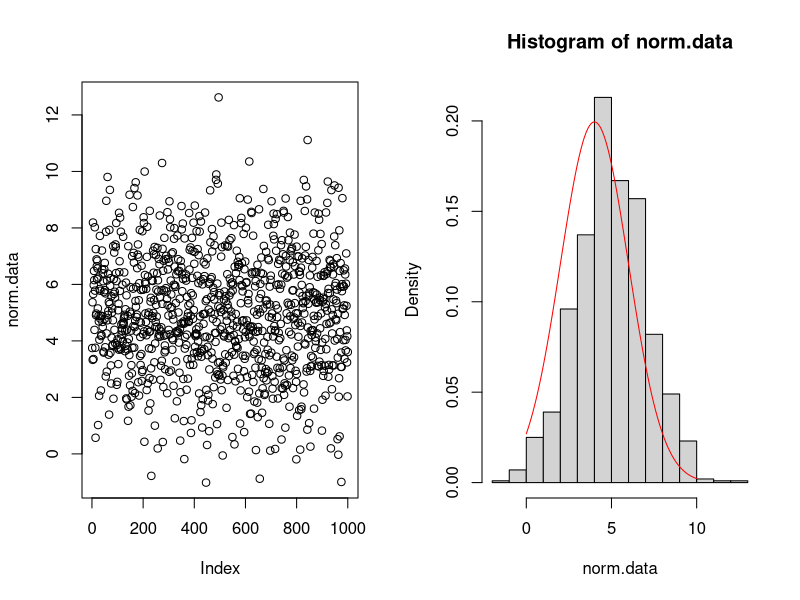
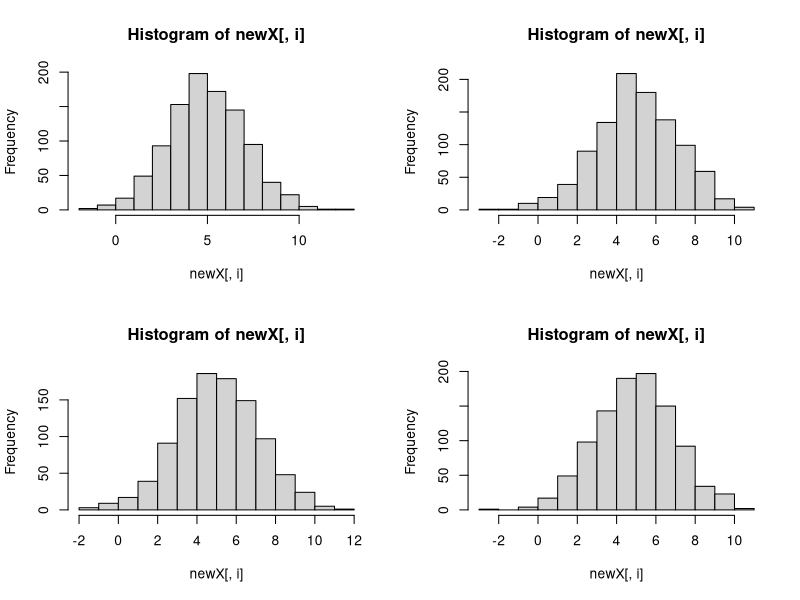
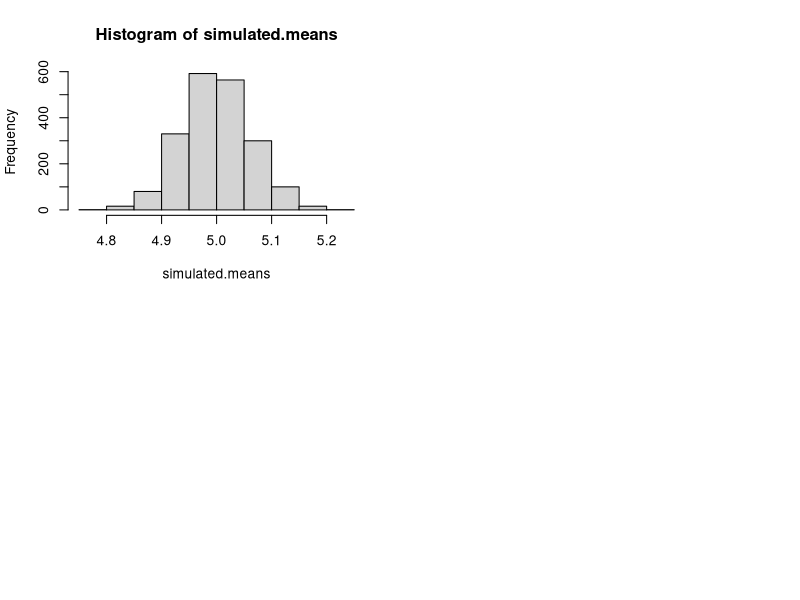
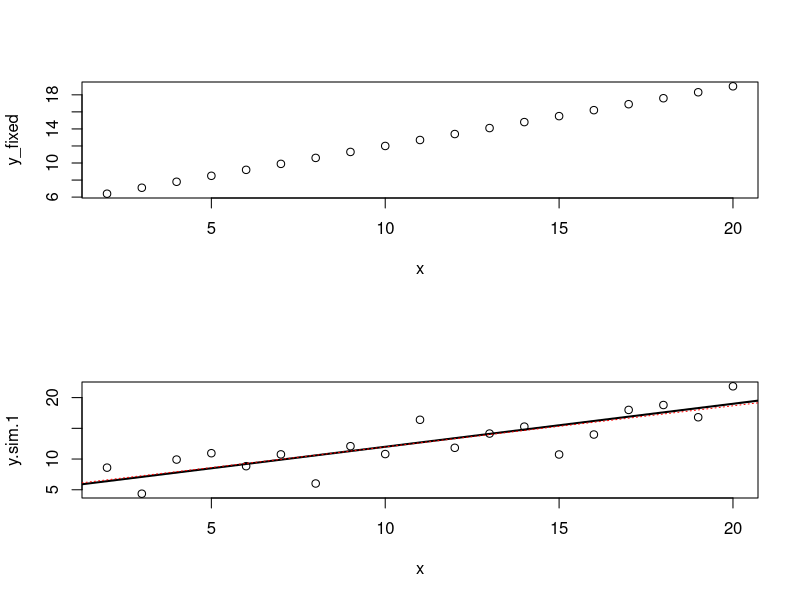
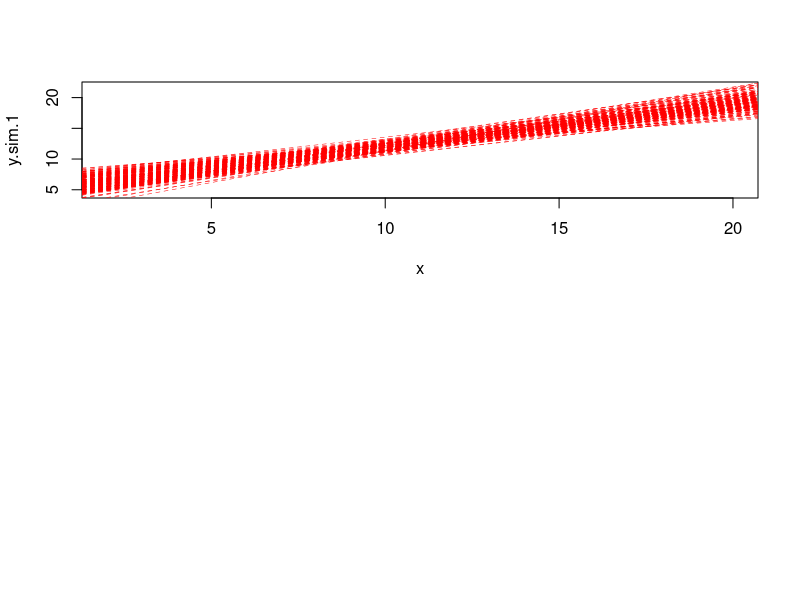

Reproduce these figures in R, in order.
## ---- chunk 1
knitr::opts_chunk$set(
  collapse = TRUE,
  comment = "#>"
)
## ---- chunk 2
# set random seed
set.seed(1)

# load packages
library()
## ---- chunk 3

norm.data <- rnorm(n=1000,mean=5,sd=2)
par(mfrow=c(1,2))
plot(norm.data)
hist(norm.data,freq=F)
curve(dnorm(x,mean=4,sd=2),from=0,to=10,add=T,col="red")

norm.data.2 <- replicate(n=4, rnorm(n=1000, mean=5, sd=2))
par(mfrow=c(2,2))
apply(X = norm.data.2, MARGIN = 2, FUN = hist)
apply(X = norm.data.2, MARGIN = 2, FUN = mean)
apply(X = norm.data.2, MARGIN = 2, FUN = sd)
sd(apply(X = norm.data.2, MARGIN = 2, FUN = mean))
2/sqrt(1000)

## ---- chunk 4
N = 2000
simulated.means <- rep(NA, N)

for (i in 1:N) {
  sim.dat <- rnorm(n=1000, mean=5, sd=2)
  simulated.means[i] <- mean(sim.dat)
  rm(sim.dat)
}

hist(simulated.means)
sd(simulated.means)

## ---- chunk 5

a <- 5
b <- 0.7
x <- seq(2,20)
y_fixed <- a + b*x

# Fixed relation
par(mfrow=c(2,1))
plot(y_fixed~x,)

# Simulation (sd incorporates random variation)
y.sim.1 <- rnorm(length(x), mean=y_fixed, sd=2.5)
plot(y.sim.1~x)
abline(a=a, b=b, lwd=2)

# Linear regression
y.lm <- lm(y.sim.1~x)
summary(y.lm)
confint(y.lm)
abline(reg=y.lm, lty=3, col="red")
## ---- chunk 6
N <- 200
plot(y.sim.1~x,type="n")
for (i in 1:N) {
  sim.dat <- rnorm(length(x), mean=y_fixed, sd=2.5)
  sim.lm <- lm(sim.dat~x)
  abline(reg=sim.lm, lty=2, lwd=0.5, col="red")
  rm(sim.dat,sim.lm)
}

